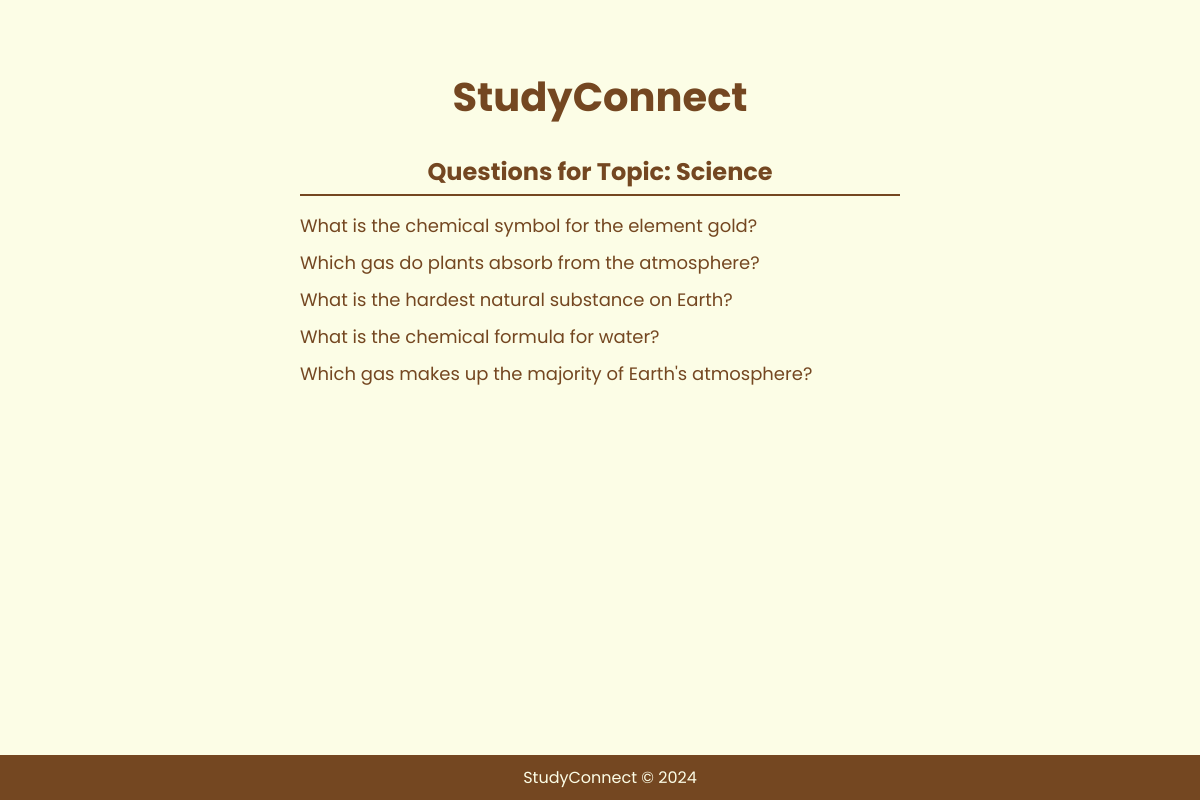
The page /topics/Science/ on the database its author committed.
### flashcards/models.py (models this page shows, shortened)
class Flashcard(models.Model):
    question = models.CharField(max_length=255)
    answer = models.TextField()
    topic = models.CharField(max_length=100)

### flashcards/views.py (the view)
# urls.py: path('topics/<str:topic>/', views.quiz_questions_by_topic, name='quiz_questions_by_topic'),
def quiz_questions_by_topic(request, topic):
    flashcards = Flashcard.objects.filter(topic=topic)
    return render(request, 'flashcards/quiz_questions_by_topic.html', {'flashcards': flashcards})

### flashcards/templates/flashcards/quiz_questions_by_topic.html
{% extends 'base.html' %}
{% block content %}
<h2 class="section-title">Questions for Topic: {{ flashcards.0.topic }}</h2>
<div class="section">
    <ul>
        {% for flashcard in flashcards %}
        <li><a href="{% url 'quiz_question' pk=flashcard.pk %}">{{ flashcard.question }}</a></li>
        {% endfor %}
    </ul>
</div>
{% endblock %}

### flashcards/static/flashcards/css/styles.css (style rules this page uses)
body { font-family: 'Poppins', Courier, monospace; background-color: rgb(252, 253, 230); color: #333; margin: 0; padding: 0; }
h2 { color: #744721; }
ul { list-style-type: none; padding: 0; }
li { margin-bottom: 10px; }
a { font-size: large; text-decoration: none; color: #744721; }
.section { margin-bottom: 30px; }
.section-title { font-size: 24px; border-bottom: 2px solid #744721; padding-bottom: 5px; margin-bottom: 15px; text-align: center; }

### rows shown on the page
Flashcard: topic "Science", question "What is the chemical symbol for the element gold?"
Flashcard: question "Which gas do plants absorb from the atmosphere?"
Flashcard: question "What is the hardest natural substance on Earth?"
Flashcard: question "What is the chemical formula for water?"
Flashcard: question "Which gas makes up the majority of Earth's atmosphere?"
